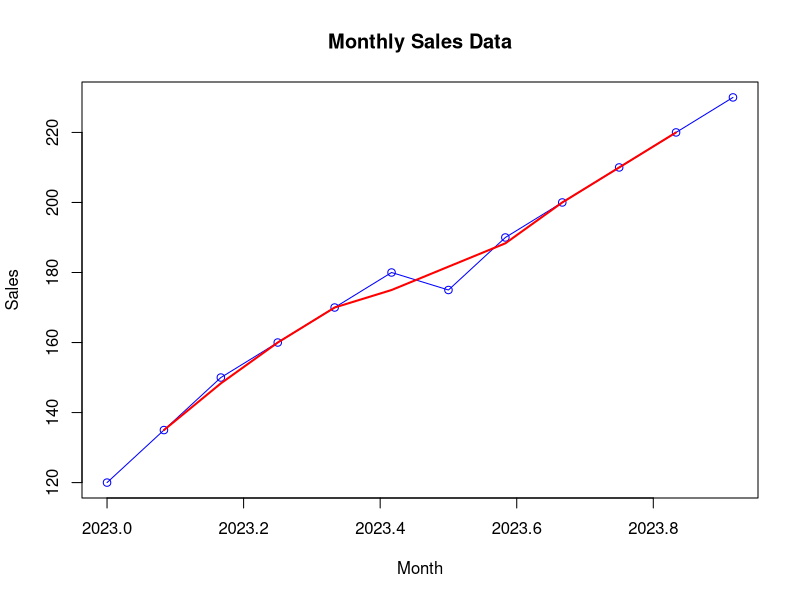

R code for this plot:
# Simple Time Series Analysis using Moving Average

# Sample data (monthly sales values)
sales <- c(120,135,150,160,170,180,175,190,200,210,220,230)

# Convert to time series object
sales_ts <- ts(sales, start=c(2023,1), frequency=12)

# Display the data
sales_ts

# Plot the original time series
plot(sales_ts,
     main="Monthly Sales Data",
     xlab="Month",
     ylab="Sales",
     col="blue",
     type="o")

# Calculate 3-period Moving Average
moving_avg <- filter(sales_ts, rep(1/3,3), sides=2)

# Plot moving average
lines(moving_avg, col="red", lwd=2)

# Display moving average values
moving_avg
